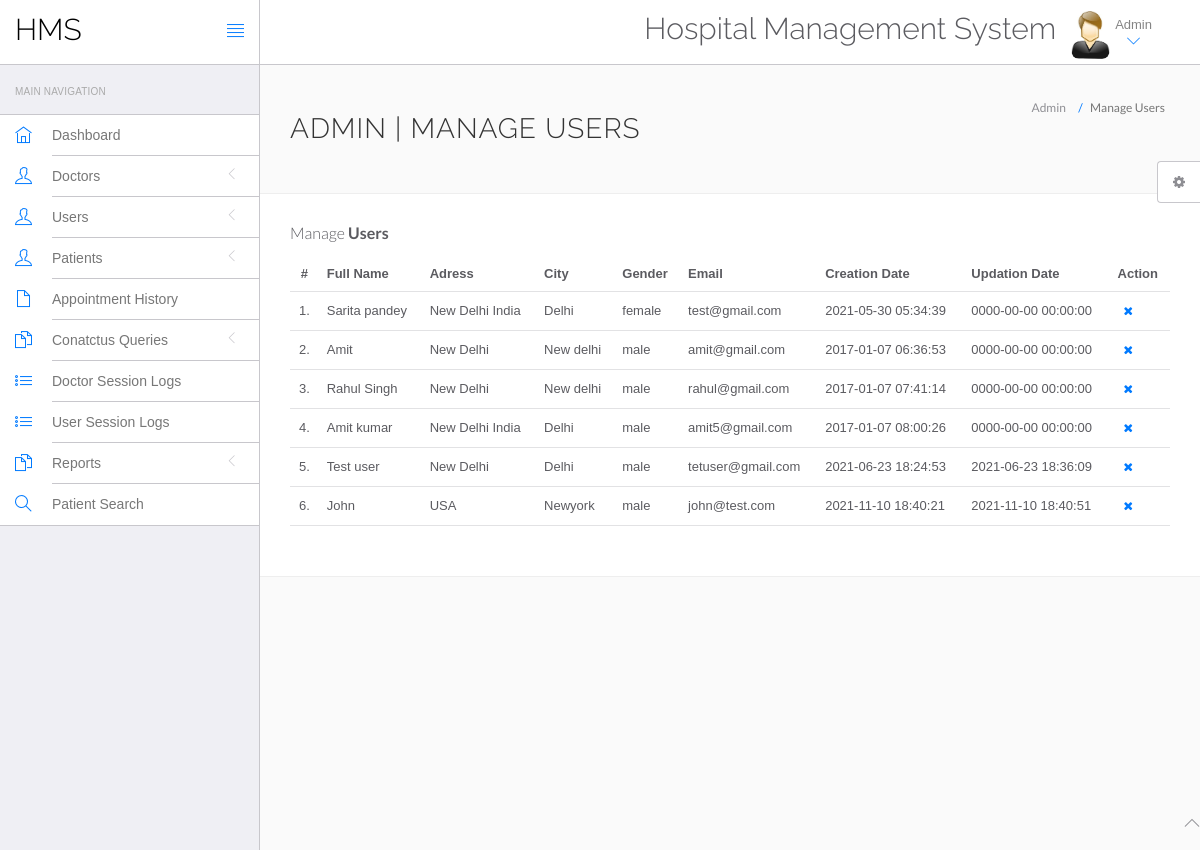
/hospital/hms/admin/manage-users.php (signed in), run on the app's committed database.
### tables this page shows
CREATE TABLE `users` (
  `id` int(11) NOT NULL,
  `fullName` varchar(255) DEFAULT NULL,
  `address` longtext DEFAULT NULL,
  `city` varchar(255) DEFAULT NULL,
  `gender` varchar(255) DEFAULT NULL,
  `email` varchar(255) DEFAULT NULL,
  `password` varchar(255) DEFAULT NULL,
  `regDate` timestamp NULL DEFAULT current_timestamp(),
  `updationDate` timestamp NULL DEFAULT NULL ON UPDATE current_timestamp()
);

### hospital/hms/admin/manage-users.php (the view, shortened to what this page needs)
<?php
include('include/config.php');
?>
<!DOCTYPE html>
<html lang="en">
	<head>
		<link rel="stylesheet" href="vendor/bootstrap/css/bootstrap.min.css">
		<link rel="stylesheet" href="vendor/fontawesome/css/font-awesome.min.css">
		<link rel="stylesheet" href="vendor/themify-icons/themify-icons.min.css">
		<link href="vendor/animate.css/animate.min.css" rel="stylesheet" media="screen">
		<link href="vendor/perfect-scrollbar/perfect-scrollbar.min.css" rel="stylesheet" media="screen">
		<link href="vendor/switchery/switchery.min.css" rel="stylesheet" media="screen">
		<link href="vendor/bootstrap-touchspin/jquery.bootstrap-touchspin.min.css" rel="stylesheet" media="screen">
		<link href="vendor/select2/select2.min.css" rel="stylesheet" media="screen">
		<link href="vendor/bootstrap-datepicker/bootstrap-datepicker3.standalone.min.css" rel="stylesheet" media="screen">
		<link href="vendor/bootstrap-timepicker/bootstrap-timepicker.min.css" rel="stylesheet" media="screen">
		<link rel="stylesheet" href="assets/css/styles.css">
		<link rel="stylesheet" href="assets/css/plugins.css">
		<link rel="stylesheet" href="assets/css/themes/theme-1.css" id="skin_color" />
	</head>
	<body>
		<div id="app">
<?php include('include/sidebar.php');?>
			<div class="app-content">
						<?php include('include/header.php');?>
				<div class="main-content" >
					<div class="wrap-content container" id="container">
						<section id="page-title">
							<div class="row">
								<div class="col-sm-8">
									<h1 class="mainTitle">Admin | Manage Users</h1>
																	</div>
								<ol class="breadcrumb">
									<li>
										<span>Admin</span>
									</li>
									<li class="active">
										<span>Manage Users</span>
									</li>
								</ol>
							</div>
						</section>
						<div class="container-fluid container-fullw bg-white">
									<div class="row">
								<div class="col-md-12">
									<h5 class="over-title margin-bottom-15">Manage <span class="text-bold">Users</span></h5>
									<table class="table table-hover" id="sample-table-1">
										<thead>
											<tr>
												<th class="center">#</th>
												<th>Full Name</th>
												<th class="hidden-xs">Adress</th>
												<th>City</th>
												<th>Gender </th>
												<th>Email </th>
												<th>Creation Date </th>
												<th>Updation Date </th>
												<th>Action</th>
											</tr>
										</thead>
										<tbody>
<?php
$sql=mysqli_query($con,"select * from users");
$cnt=1;
while($row=mysqli_fetch_array($sql))
{
?>
											<tr>
												<td class="center"><?php echo $cnt;?>.</td>
												<td class="hidden-xs"><?php echo $row['fullName'];?></td>
												<td><?php echo $row['address'];?></td>
												<td><?php echo $row['city'];?>
												</td>
												<td><?php echo $row['gender'];?></td>
												<td><?php echo $row['email'];?></td>
												<td><?php echo $row['regDate'];?></td>
												<td><?php echo $row['updationDate'];?>
												</td>
												<td >
												<div class="visible-md visible-lg hidden-sm hidden-xs">
	<a href="manage-users.php?id=<?php echo $row['id']?>&del=delete" onClick="return confirm('Are you sure you want to delete?')"class="btn btn-transparent btn-xs tooltips" tooltip-placement="top" tooltip="Remove"><i class="fa fa-times fa fa-white"></i></a>
												</div>
												</td>
											</tr>
											<?php
$cnt=$cnt+1;
											 }?>
										</tbody>
									</table>
								</div>
							</div>
								</div>
							</div>
						</div>
					</div>
				</div>
	<?php include('include/footer.php');?>
	<?php include('include/setting.php');?>
	</body>
</html>

### hospital/hms/admin/include/sidebar.php (shortened to what this page needs)
<div class="sidebar app-aside" id="sidebar">
				<div class="sidebar-container perfect-scrollbar">
<nav>
						<div class="navbar-title">
							<span>Main Navigation</span>
						</div>
						<ul class="main-navigation-menu">
							<li>
								<a href="dashboard.php">
									<div class="item-content">
										<div class="item-media">
											<i class="ti-home"></i>
										</div>
										<div class="item-inner">
											<span class="title"> Dashboard </span>
										</div>
									</div>
								</a>
							</li>
							<li>
								<a href="javascript:void(0)">
									<div class="item-content">
										<div class="item-media">
											<i class="ti-user"></i>
										</div>
										<div class="item-inner">
											<span class="title"> Doctors </span><i class="icon-arrow"></i>
										</div>
									</div>
								</a>
								</li>
				<li>
								<a href="javascript:void(0)">
									<div class="item-content">
										<div class="item-media">
											<i class="ti-user"></i>
										</div>
										<div class="item-inner">
											<span class="title"> Users </span><i class="icon-arrow"></i>
										</div>
									</div>
								</a>
								</li>
								<li>
								<a href="javascript:void(0)">
									<div class="item-content">
										<div class="item-media">
											<i class="ti-user"></i>
										</div>
										<div class="item-inner">
											<span class="title"> Patients </span><i class="icon-arrow"></i>
										</div>
									</div>
								</a>
								</li>
<li>
								<a href="appointment-history.php">
									<div class="item-content">
										<div class="item-media">
											<i class="ti-file"></i>
										</div>
										<div class="item-inner">
											<span class="title"> Appointment History </span>
										</div>
									</div>
								</a>
							</li>
				<li>
								<a href="javascript:void(0)">
									<div class="item-content">
										<div class="item-media">
											<i class="ti-files"></i>
										</div>
										<div class="item-inner">
											<span class="title"> Conatctus Queries </span><i class="icon-arrow"></i>
										</div>
									</div>
								</a>
								</li>
	<li>
								<a href="doctor-logs.php">
									<div class="item-content">
										<div class="item-media">
											<i class="ti-list"></i>
										</div>
										<div class="item-inner">
											<span class="title"> Doctor Session Logs </span>
										</div>
									</div>
								</a>
							</li>
							<li>
								<a href="user-logs.php">
									<div class="item-content">
										<div class="item-media">
											<i class="ti-list"></i>
										</div>
										<div class="item-inner">
											<span class="title"> User Session Logs </span>
										</div>
									</div>
								</a>
							</li>
				<li>
								<a href="javascript:void(0)">
									<div class="item-content">
										<div class="item-media">
											<i class="ti-files"></i>
										</div>
										<div class="item-inner">
											<span class="title"> Reports </span><i class="icon-arrow"></i>
										</div>
									</div>
								</a>
								<li>
								<a href="patient-search.php">
									<div class="item-content">
										<div class="item-media">
											<i class="ti-search"></i>
										</div>
										<div class="item-inner">
											<span class="title"> Patient Search </span>
										</div>
									</div>
								</a>
							</li>
								</li>
						</ul>
					</nav>
					</div>
			</div>

### hospital/hms/admin/include/header.php (shortened to what this page needs)
<header class="navbar navbar-default navbar-static-top">
					<div class="navbar-header">
						<a class="navbar-brand" href="#">
							<h2 style="padding-top:20%; color:#000 ">HMS</h2>
						</a>
						<a href="#" class="sidebar-toggler pull-right visible-md visible-lg" data-toggle-class="app-sidebar-closed" data-toggle-target="#app">
							<i class="ti-align-justify"></i>
						</a>
					</div>
					<div class="navbar-collapse collapse">
						<ul class="nav navbar-right">
								<li  style="padding-top:2% ">
								<h2>Hospital Management System</h2>
							</li>
							<li class="dropdown current-user">
								<a href class="dropdown-toggle" data-toggle="dropdown">
									<img src="assets/images/images.jpg" > <span class="username">
			Admin
									<i class="ti-angle-down"></i></i></span>
								</a>
							</li>
						</ul>
					</div>
				</header>

### hospital/hms/admin/include/footer.php
<footer>
				<div class="footer-inner">
					<div class="pull-left">
						&copy; <span class="current-year"></span><span class="text-bold text-uppercase"> HMS</span>. <span>All rights reserved</span>
					</div>
					<div class="pull-right">
						<span class="go-top"><i class="ti-angle-up"></i></span>
					</div>
				</div>
			</footer>

### hospital/hms/admin/include/setting.php (shortened to what this page needs)
<div class="settings panel panel-default hidden-xs hidden-sm" id="settings">
				<button ct-toggle="toggle" data-toggle-class="active" data-toggle-target="#settings" class="btn btn-default">
					<i class="fa fa-spin fa-gear"></i>
				</button>
			</div>

### hospital/hms/admin/assets/css/plugins.css (style rules this page uses)
.perfect-scrollbar { overflow-y: hidden !important; }

### hospital/hms/admin/assets/css/themes/theme-1.css (style rules this page uses)
body { background: #FAFAFA; }
header .navbar-header { background: #ffffff !important; border-right-color: #c8c7cc !important; border-bottom-color: #c8c7cc !important; }
header .navbar-header .sidebar-toggler, header .navbar-header .sidebar-mobile-toggler { color: #007aff !important; }
header .navbar-header .navbar-brand { color: #777 !important; }
header .navbar-collapse { background: #ffffff !important; border-bottom-color: #c8c7cc !important; box-shadow: none !important; }
header .navbar-collapse .navbar-right > li > a { color: #777; }
header .navbar-collapse .navbar-right > li > a i { color: #007aff !important; }
#sidebar { background: #EFEFF4 !important; }
#sidebar:before { border-right-width: "1px" !important; border-right-style: solid; border-right-color: #c8c7cc !important; }
#sidebar nav { border-right-width: "1px" !important; border-right-style: solid; border-right-color: #c8c7cc !important; }
#sidebar nav .navbar-title { color: #aaaaaa; }
#sidebar nav > ul { background: #ffffff !important; border-bottom-color: #c8c7cc !important; border-top-color: #c8c7cc !important; }
#sidebar nav > ul > li > a .item-media > i { color: #007aff !important; }
#sidebar nav > ul > li > a .item-inner { color: #777 !important; border-bottom-color: #c8c7cc; }

### data on the page
users: fullName "Sarita pandey", address "New Delhi India", city "Delhi", gender "female", email "test@gmail.com", regDate "2021-05-30 05:34:39", updationDate "0000-00-00 00:00:00"
users: fullName "Amit", address "New Delhi", city "New delhi", gender "male", email "amit@gmail.com", regDate "2017-01-07 06:36:53", updationDate "0000-00-00 00:00:00"
users: fullName "Rahul Singh", address "New Delhi", city "New delhi", gender "male", email "rahul@gmail.com", regDate "2017-01-07 07:41:14", updationDate "0000-00-00 00:00:00"
users: fullName "Amit kumar", address "New Delhi India", city "Delhi", gender "male", email "amit5@gmail.com", regDate "2017-01-07 08:00:26", updationDate "0000-00-00 00:00:00"
users: fullName "Test user", address "New Delhi", city "Delhi", gender "male", email "tetuser@gmail.com", regDate "2021-06-23 18:24:53", updationDate "2021-06-23 18:36:09"
users: fullName "John", address "USA", city "Newyork", gender "male", email "john@test.com", regDate "2021-11-10 18:40:21", updationDate "2021-11-10 18:40:51"
